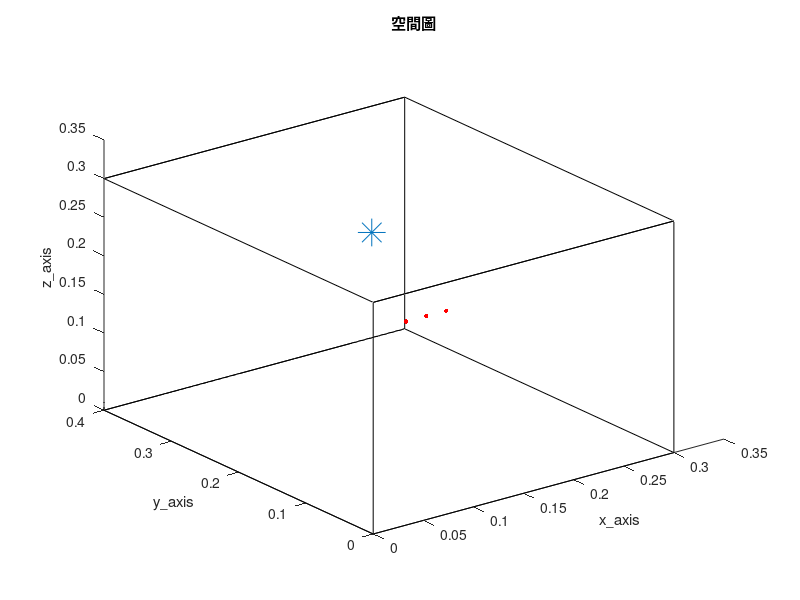

The MATLAB script that drew this image: (Note: this script raises an error after producing the figure.)
clc; clear;
close all;

tic

%% RIR parameter %%
SorNum = 1;                                              % source number
%%%%%%%%%%%%%%%%%%%%%%%%%%%%%%%%%%%%%%%%%%%%%%%%%%%%%%%%%%%%%%%%%%%%%%%%%%%%%%%%%%%%%%%%%%%%%%%%%%
MicNum = 3;                                             % number of microphone
%%%%%%%%%%%%%%%%%%%%%%%%%%%%%%%%%%%%%%%%%%%%%%%%%%%%%%%%%%%%%%%%%%%%%%%%%%%%%%%%%%%%%%%%%%%%%%%%%%
c = 343;                                                 % Sound velocity (m/s)
fs = 16000;                                              % Sample frequency (samples/s)
Ts = 1/fs;                                               % Sample period (s)

% ULA %
MicStart = [0.1, 0.1, 0.2];
%%%%%%%%%%%%%%%%%%%%%%%%%%%%%%%%%%%%%%%%%%%%%%%%%%%%%%%%%%%%%%%%%%%%%%%%%%%%%%%%%%%%%%%%%%%%%%%%%%
spacing = 0.02;
%%%%%%%%%%%%%%%%%%%%%%%%%%%%%%%%%%%%%%%%%%%%%%%%%%%%%%%%%%%%%%%%%%%%%%%%%%%%%%%%%%%%%%%%%%%%%%%%%%
MicPos = zeros(MicNum, 3);
for i = 1:MicNum
    MicPos(i, :) = [MicStart(1, 1)+(i-1)*spacing, MicStart(1, 2), MicStart(1, 3)];
end

SorPos = [0.2, 0.3, 0.2];                                % source position (m)
room_dim = [0.3, 0.4, 0.3];                              % Room dimensions [x y z] (m)
%%%%%%%%%%%%%%%%%%%%%%%%%%%%%%%%%%%%%%%%%%%%%%%%%%%%%%%%%%%%%%%%%%%%%%%%%%%%%%%%%%%%%%%%%%%%%%%%%%
reverberation_time = 0.009;                               % Reverberation time (s)
points_rir = 256;                                        % Number of rir points (需比 reverberation time 還長)
%%%%%%%%%%%%%%%%%%%%%%%%%%%%%%%%%%%%%%%%%%%%%%%%%%%%%%%%%%%%%%%%%%%%%%%%%%%%%%%%%%%%%%%%%%%%%%%%%%
mtype = 'omnidirectional';                               % Type of microphone
order = -1;                                              % -1 equals maximum reflection order!
dim = 3;                                                 % Room dimension
orientation = 0;                                         % Microphone orientation (rad)
hp_filter = 1;                                           % Disable high-pass filter

% 畫空間圖 %
figure(1);
plot3( [0 room_dim(1, 1) room_dim(1, 1) 0 0 0 room_dim(1, 1) room_dim(1, 1) 0 0 room_dim(1, 1) room_dim(1, 1) 0 0 room_dim(1, 1) room_dim(1, 1)], ...
       [0 0 room_dim(1, 2) room_dim(1, 2) 0 0 0 room_dim(1, 2) room_dim(1, 2) room_dim(1, 2) room_dim(1, 2) room_dim(1, 2) room_dim(1, 2) 0 0 0], ...
       [0 0 0 0 0 room_dim(1, 3) room_dim(1, 3) room_dim(1, 3) room_dim(1, 3) 0 0 room_dim(1, 3) room_dim(1, 3) room_dim(1, 3) room_dim(1, 3) 0] , 'k')
hold on
plot3(MicPos(:, 1), MicPos(:, 2), MicPos(:, 3), 'r.', 'MarkerSize', 10)
hold on
plot3(SorPos(:, 1), SorPos(:, 2), SorPos(:, 3), '*', 'MarkerSize', 20)
hold off
xlabel('x\_axis')
ylabel('y\_axis')
zlabel('z\_axis')
title('空間圖')
shg

%% generate ground-truth RIR (h) %%
% 產生 RIR 和存.mat 檔 %
h = rir_generator(c, fs, MicPos, SorPos, room_dim, reverberation_time, points_rir, mtype, order, dim, orientation, hp_filter);
rir_filename_str = ['h\h_', string(reverberation_time), 'x', string(MicNum), 'x', string(points_rir), '.mat'];
rir_filemane = join(rir_filename_str, '');
save(rir_filemane, 'h')

% load RIR 的 .mat 檔 %
rir_filename_str = ['h\h_', string(reverberation_time), 'x', string(MicNum), 'x', string(points_rir), '.mat'];
rir_filemane = join(rir_filename_str, '');
load(rir_filemane)

look_mic = 1;
h_yaxis_upperlimit = max(h(look_mic, :)) + 0.01;
h_yaxis_underlimit = min(h(look_mic, :)) - 0.01;
% 畫 ground-truth RIR time plot %
figure(2)
plot(h(look_mic, :), 'r');
xlim([1 points_rir])
ylim([h_yaxis_underlimit h_yaxis_upperlimit])
title('h')
xlabel('points')
ylabel('amplitude')
shg

%% 讀音檔 or 產生 white noise source (source) %%
Second = 23;
SorLen =  Second*fs;

% load source %
% [source_transpose, fs] = audioread('245.wav', [1, SorLen]);    % speech source
% source = source_transpose.';

source = wgn(1, SorLen, 0);

%% RIR mix source 先在時域上 convolution 再做 stft (x and X) %%
% convolution source and RIR %
as = zeros(MicNum, points_rir+SorLen-1);
for i = 1 : MicNum
    as(i, :) = conv(h(i, :), source);
end

% window parameters %
NFFT = 64;
hopsize = 16;

win = hamming(NFFT);
osfac = round(NFFT/hopsize);

frequency = NFFT/2 + 1;
L = length(hopsize:hopsize:points_rir+2*NFFT-2);

% delay as %
extra_delay_x = (ceil(NFFT/hopsize) - 1)*hopsize;    % put delay for equilization between time convolution and CTF 
x_delay = zeros(MicNum, SorLen);
x_delay(:, extra_delay_x+1:end) = as(:, 1:SorLen-extra_delay_x);

% STFT %
[X, ~, ~] = stft(x_delay.', fs, Window=win, OverlapLength=NFFT-hopsize, FFTLength=NFFT, FrequencyRange='onesided');
NumOfFrame = size(X, 2);
NumOfFrame_vector = 1:1:NumOfFrame;

%% NMCCTFLMS %%
% basic parameters %
%%%%%%%%%%%%%%%%%%%%%%%%%%%%%%%%%%%%%%%%%%%%%%%%%%%%%%%%%%%%%%%%%%%%%%%%%%%%%%%%%%%%%%%%%%%%%%%%%%
lambda = 0.999;
step_size = 0.9999;
diaload_delta_weight = 1e-7;
%%%%%%%%%%%%%%%%%%%%%%%%%%%%%%%%%%%%%%%%%%%%%%%%%%%%%%%%%%%%%%%%%%%%%%%%%%%%%%%%%%%%%%%%%%%%%%%%%%

% initialize H_hat %
H_hat = zeros(MicNum, L, frequency);

% initialize cost function %
cost_fun = zeros(frequency, NumOfFrame);

% independent frequency parfor loop %
for n = 1:frequency
    % initialize R %
    R_ini_scalar = 0;
    for i = 1:MicNum
        R_ini_scalar = R_ini_scalar + flip(conj(X(n, L:2*L-1, i)))*flip(X(n, L:2*L-1, i)).'/L;    % X 要到第 L-osfac 個 frame 才能用
    end

    R = R_ini_scalar*eye(MicNum*L);

    % initialize error %
    error = zeros(NumOfFrame, 1);
    
    % initialize weight %
    weight = zeros(MicNum*L, 1);
    for i = 1:MicNum
        weight((i-1)*L+osfac, :) = 1;
    end

    weight = weight/norm(weight);
    
    % iteration process %
    for FrameNo = 2*L:NumOfFrame
        % update R %
        R_temp = zeros(MicNum*L, MicNum*L);
        dia_sum = zeros(L, L);
        for i = 1:MicNum
            for j = 1:MicNum
                R_temp((i-1)*L+1:i*L, (j-1)*L+1:j*L) = -(flip(X(n, FrameNo-L+1:FrameNo, j)).'*flip(conj(X(n, FrameNo-L+1:FrameNo, i))));
                if i == j
                    dia_sum = dia_sum + flip(X(n, FrameNo-L+1:FrameNo, j)).'*flip(conj(X(n, FrameNo-L+1:FrameNo, i)));
                end
    
            end
    
        end
    
        for i = 1:MicNum
            R_temp((i-1)*L+1:i*L, (i-1)*L+1:i*L) = R_temp((i-1)*L+1:i*L, (i-1)*L+1:i*L) + dia_sum;
        end
    
        R = lambda*R + R_temp;
  
        % update error %
        for i = 1:MicNum-1
            for j = i+1:MicNum
                error(FrameNo, :) = error(FrameNo, :) + abs(flip(conj(X(n, FrameNo-L+1:FrameNo, i)))*weight((j-1)*L+1:j*L, :) - flip(conj(X(n, FrameNo-L+1:FrameNo, j)))*weight((i-1)*L+1:i*L, :))^2;
            end
    
        end

        % update weight %
        delta_weight = inv(R-2*weight*(weight')*R-2*R*weight*(weight')+diaload_delta_weight*eye(MicNum*L))*(R_temp*weight-error(FrameNo, :)*weight);
        weight = (weight-step_size*delta_weight)/norm(weight-step_size*delta_weight);

    end
    
    % reshape and save %
    H_hat(:, :, n) = reshape(weight, [L MicNum]).';
    cost_fun(n, :) = error;
    
end

% 轉回時域 %
H_hat_forplot = zeros(frequency, L, MicNum);
for i = 1 : MicNum
    H_hat_forplot(:, :, i) = squeeze(H_hat(i, :, :)).';
end

h_hat = reconstruct_RIR_normalwindow(points_rir, NFFT, hopsize, L, win, fs, frequency, MicNum, H_hat_forplot);    % dimension = MicNum x (points_rir+(osfac-1)*hopsize)
ratio_h_hat = zeros(MicNum, 1);
for i = 1:MicNum
    ratio_h_hat(i, :) = max(abs(h(i, :)))/max(abs(h_hat(i, hopsize*(osfac-1)+1:end)));
end

h_hat = h_hat(:, hopsize*(osfac-1)+1:end).*ratio_h_hat;

% 畫圖看結果 %
figure(3)
plot(mean(cost_fun(:, 2*L:end)));
xlabel('update times')
title('cost function')

look_mic = 1;
figure(4)
plot(h(look_mic, :), 'r');
hold on
plot(h_hat(look_mic, :), 'b');
hold off
xlim([1 points_rir])
legend('ground-truth RIR', 'estimated RIR')
xlabel('time samples')
ylabel('amplitude')
shg

% ME %
ATF = fft(h, points_rir, 2);
ATF_estimated = fft(h_hat, points_rir, 2);
sum_norm = 0;
for i  = 1:MicNum
    norm_ATF = norm(ATF(i, :) - ATF_estimated(i, :));
    sum_norm = sum_norm + norm_ATF;
end

ME = sum_norm/MicNum;

% NRMSPM %
h_NRMSPM = reshape(h.', [MicNum*points_rir 1]);
h_hat_NRMSPM = reshape(h_hat.', [MicNum*points_rir 1]);
NRMSPM = 20*log(norm(h_NRMSPM-h_NRMSPM.'*h_hat_NRMSPM/(h_hat_NRMSPM.'*h_hat_NRMSPM)*h_hat_NRMSPM)/norm(h_NRMSPM));

toc
